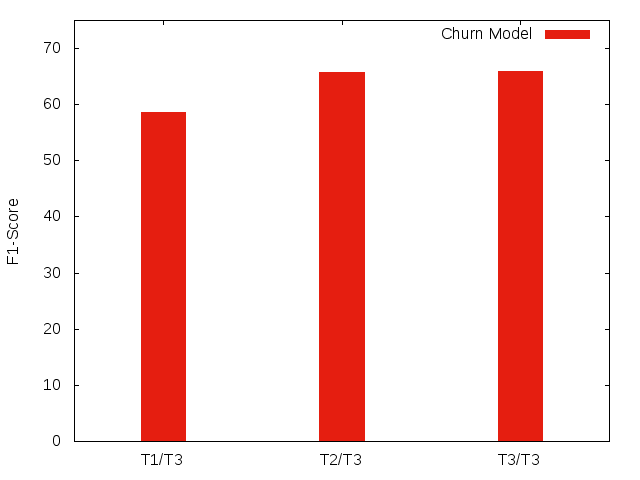

Generate this figure with gnuplot:
set datafile separator ","
set style line 1 lc 1
set style line 1 lc 7 
set boxwidth 0.25
set style fill solid 
set term png
set output "churn_times.png"
set yrange [0:75]
set ylabel "F1-Score"
file = "timeframes.csv"
plot \
file using 2:xtic(1) with boxes lc 7 title "Churn Model" gap 1, \
